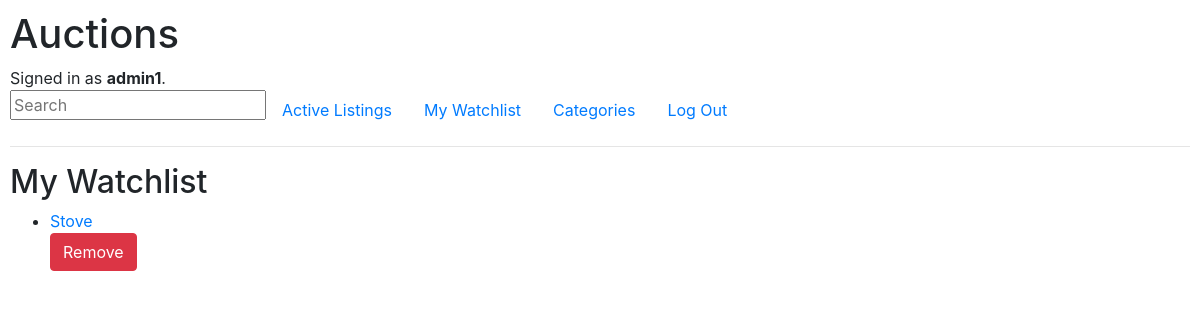
/wishlist (signed in), run on an earlier commit of the app's database.
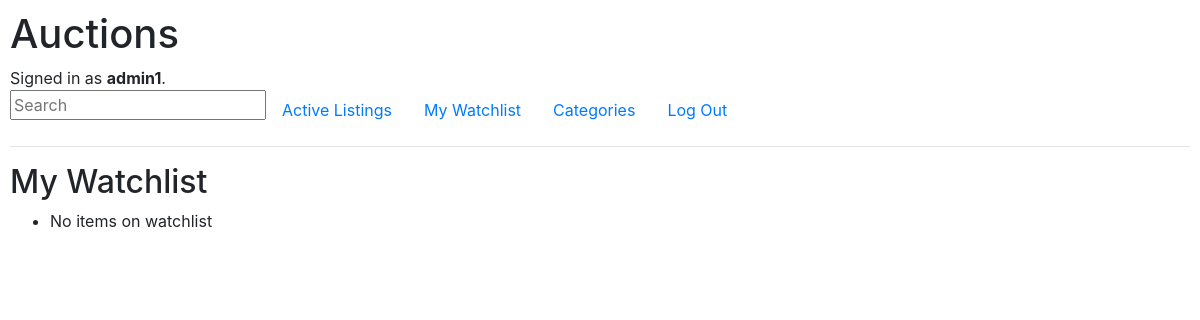
And on a later commit of the database.
### auctions/models.py (models this page shows, shortened)
class Wishlist(models.Model):
	wishlist_id = models.AutoField(primary_key=True)
	user_id = models.CharField(max_length=64)
	listing_id = models.ForeignKey(Listing, on_delete=models.CASCADE, related_name="wished")
	wished_item = models.CharField(max_length=64, default="no item")

### auctions/views.py (the view)
# urls.py: path("wishlist", views.wishlist, name="wishlist"),
def wishlist(request):
    user = request.user
    user_id = user.id
    return render(request, "auctions/wishlist.html", {
        "items": Wishlist.objects.filter(user_id=user_id)
        })

### auctions/templates/auctions/wishlist.html (shortened to what this page needs)
{% extends "auctions/layout.html" %}
{% block body %}
    <h2>My Watchlist</h2>
    <ul>
    	{% for item in items %}
    		<li><p hidden>{{ item.listing_id.listed_id }}</p> <a href="{% url 'listed' item_id=item.listing_id.listed_id %}">{{ item.wished_item }}</a>
                <form action="{% url 'delete_watch' item_id=item.listing_id.listed_id %}" method="post">
                    <button class="btn btn-danger" type="submit">Remove</button>
                </form>
            </li>
    	{% empty %}
    		<li>No items on watchlist</li>
    	{% endfor %}
    </ul>
{% endblock %}

What changed in the data, as far as the page shows it:
removed Wishlist: wished_item "Stove"
Also different on the page:
text now shown: "No items on watchlist"
